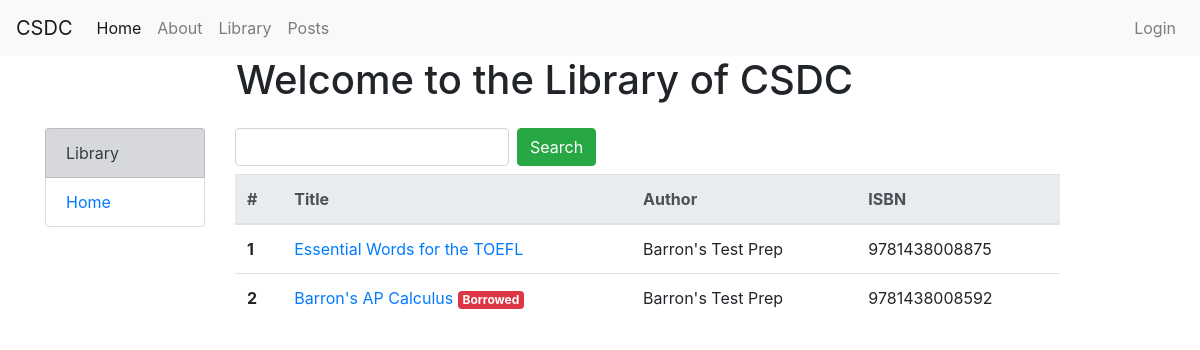
/library/, run on the app's committed database.
### library/models.py (models this page shows, shortened)
class Book(models.Model):
	name = models.CharField(max_length=200)
	author = models.CharField(max_length=200)
	ISBN = models.IntegerField(default=0)
	date_published = models.DateField('date published', null=True)
	summary = models.TextField()
	image = models.ImageField(upload_to='photos/', default='default.png')
	def borrowed(self):
		if self.borrowing_set.all().exclude(status=4):
			return True
		return False

### library/views.py (the view)
# urls.py: path('', views.index, name='index'),
def index(request):
	query=request.GET.get('query','')
	results = Book.objects.filter(name__contains=request.GET.get('query','')) | Book.objects.filter(summary__contains=request.GET.get('query','')) | Book.objects.filter(ISBN__contains=request.GET.get('query',''))
	return render(request, 'library/index.html', {'book_list':results, 'query':query})

### library/templates/library/index.html (shortened to what this page needs)
{% extends "library/base.html" %}
{% load static %}
{% block page_title %}
Welcome to the Library of CSDC
{% endblock %}
{% block content %}
<link rel="stylesheet" type="text/css" href="{% static 'library/style.css' %}">
<div class="center-block">
  <form class="form-inline" method="get" action="{% url 'library:index' %}">
    <input type="text" class="form-control mb-2 mr-lg-2" id="search" name="query" placeholder="" value="{{query}}">
    <button type="submit" class="btn btn-success mb-2">Search</button>
  </form>
</div>
<table class="table">
  <thead class="thead-light">
    <tr>
      <th scope="col">#</th>
      <th scope="col">Title</th>
      <th scope="col">Author</th>
      <th scope="col">ISBN</th>
    </tr>
  </thead>
  <tbody>
  	{% for book in book_list %}
    <tr>
      <th scope="row">{{book.id}}</th>
      <td><a href="{% url 'library:detail' book.id %}">{{ book.name }}
      {% if book.borrowed %}
    	<span class="badge badge-danger">Borrowed</span>
      {% endif %}
      </a></td>
      <td>{{book.author}}</td>
      <td>{{book.ISBN}}</td>
    </tr>
	{% endfor %}
  </tbody>
</table>
{% endblock %}

### library/templates/library/base.html (shortened to what this page needs)
<!doctype html>
<html lang="en">
  <head>
    <link rel="stylesheet" href="https://stackpath.bootstrapcdn.com/bootstrap/4.5.2/css/bootstrap.min.css">
  </head>
  <body>
  <nav class="navbar navbar-expand-lg navbar-light bg-light">
    <a class="navbar-brand" href="#">CSDC</a>
    <div class="collapse navbar-collapse" id="navbarNavDropdown">
      <ul class="nav navbar-nav">
        <li class="nav-item active">
          <a class="nav-link" href="#">Home</a>
        </li>
        <li class="nav-item">
          <a class="nav-link" href="#">About</a>
        </li>
        <li class="nav-item">
          <a class="nav-link" href="{% url 'library:index' %}">Library</a>
        </li>
        <li class="nav-item">
          <a class="nav-link" href="#">Posts</a>
        </li>
      </ul>
      <ul class="navbar-nav ml-md-auto">
        {% if user.is_authenticated %}
        <li class="nav-item dropdown">
          <a class="nav-link dropdown-toggle" href="#" id="navbarDropdownMenuLink" role="button" data-toggle="dropdown" aria-haspopup="true" aria-expanded="false">
            Account
          </a>
          <div class="dropdown-menu" aria-labelledby="navbarDropdownMenuLink">
            <p class="dropdown-item">{{ user.get_username }}</p>
            <a class="dropdown-item" href="#">Profile</a>
            <a class="dropdown-item" href="{% url 'user:logout' %}">Logout</a>
          </div>
        </li>
        {% else %}
        <li>
          <a class="nav-link" href="{% url 'user:login' %}">Login</a>
        </li>
        {% endif %}
      </ul>
    </div>
  </nav>
  <div class="container">
  	<div class="row">
  		<div class="col-2"></div>
  		<h1 class="pl-3">{% block page_title %}{% endblock %}</h1>
  	</div>
    <div class="row mt-3">
	    <div class="col-2">
	    <ul class="list-group">
	      <li class="list-group-item list-group-item-secondary">Library</li>
	      <li class="list-group-item"><a href="{% url 'library:index' %}">Home</a></li>
	    </ul>
	    </div>
	    <div class="col-9">
	      {% block content %}{% endblock %}
	    </div>
  	</div>
  </div>
  </body>
</html>

### data on the page
Book: id "1", name "Essential Words for the TOEFL", author "Barron's Test Prep", ISBN "9781438008875"
Book: id "2", name "Barron's AP Calculus", shows "Borrowed", author "Barron's Test Prep", ISBN "9781438008592"
